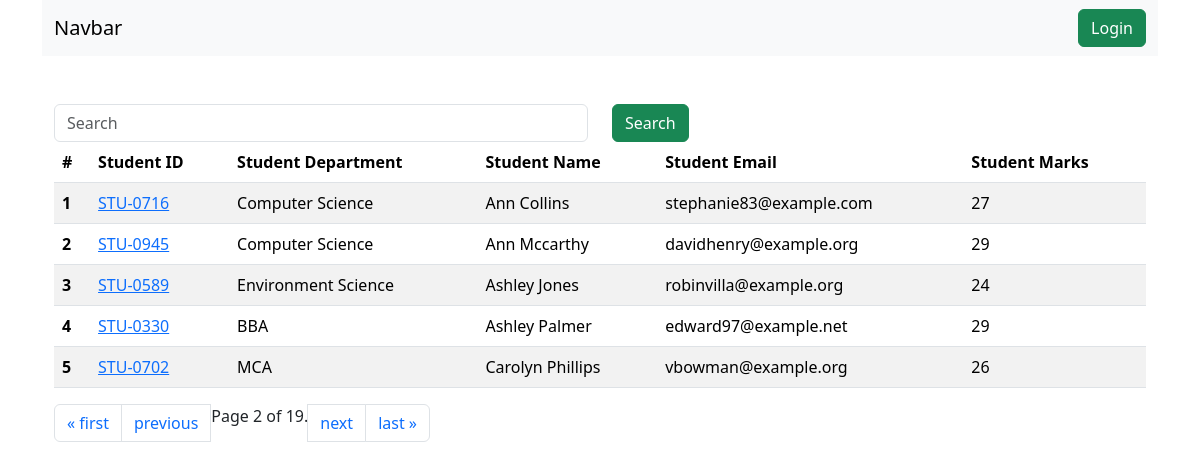
The app's page /student/?page=2 with its own data.
### vege/models.py (models this page shows, shortened)
class Student(models.Model):
  department = models.ForeignKey(Department, related_name='depart', on_delete=models.CASCADE)
  student_id = models.OneToOneField(StudentID, related_name='studentid', on_delete=models.CASCADE)
  student_name = models.CharField(max_length=100)
  student_email = models.EmailField(unique=True)
  student_age = models.IntegerField(default=18)
  student_address = models.TextField()
  is_deleted = models.BooleanField(default=False)
  objects = StudentManager()
  admin_objects = models.Manager()
  class Meta:
    ordering = ['student_name']
    verbose_name = "student"

class StudentID(models.Model):
  student_id = models.CharField(max_length=100)
  def __str__(self):
    return self.student_id

class Department(models.Model):
  department = models.CharField(max_length=100)
  class Meta:
    ordering = ['department']

### vege/views.py (the view, shortened to what this page needs)
# urls.py: path('student/', get_student, name='get_student'),
def get_student(request):
  queryset = Student.objects.all()
  paginator = Paginator(queryset, 5)  # Show 5 contacts per page.
  page_number = request.GET.get("page")
  page_obj = paginator.get_page(page_number)
  print(page_obj)
  return render(request, 'report/student.html', context={'queryset': page_obj})

### vege/models.py (called while the page is built)
  def get_queryset(self):
    return super().get_queryset().filter(is_deleted = False)

### vege/templates/report/student.html (shortened to what this page needs)
{% extends "base.html" %}
{% load static %}
{% block start %}
<div class="container mt-5">
  <form action="">
    <div class="row">
    <div class="col-md-6">
      <input class="form-control" name='search' type="text" placeholder="Search" >
    </div>
    <div class="col-md-6">
      <button class="btn btn-success">Search</button>
    </div>
  </div>
  </form>
  <table class="table table-striped">
    <thead>
      <tr>
        <th scope="col">#</th>
        <th scope="col">Student ID</th>
        <th scope="col">Student Department</th>
        <th scope="col">Student Name</th>
        <th scope="col">Student Email</th>
        <th scope="col">Student Marks</th>
      </tr>
    </thead>
    <tbody>
      {% for student in queryset %}
      <tr>
        <th scope="row">{{ forloop.counter }}</th>
        <td><a href="{% url "see_marks" student.student_id %}">{{student.student_id}}</a></td>
        <td>{{student.department.department}}</td>
        <td>{{student.student_name}}</td>
        <td>{{student.student_email}}</td>
        <td>{{student.student_age}}</td>
      </tr>
      {% endfor %}
    </tbody>
  </table>
  <nav aria-label="Page navigation example">
    <ul class="pagination">
        {% if queryset.has_previous %}
        <li class="page-item"><a class="page-link" href="?page=1">&laquo; first</a></li>
        <li class="page-item"><a class="page-link" href="?page={{ queryset.previous_page_number }}">previous</a></li>
        {% endif %}
        <span class="current">
            Page {{ queryset.number }} of {{ queryset.paginator.num_pages }}.
        </span>
        {% if queryset.has_next %}
        <li class="page-item"><a class="page-link" href="?page={{ queryset.next_page_number }}">next</a></li>
        <li class="page-item"><a class="page-link" href="?page={{ queryset.paginator.num_pages }}">last &raquo;</a></li>
        {% endif %}
</div>
{% endblock %}

### records on screen
Student: student_id "STU-0716", department.department "Computer Science", student_name "Ann Collins", student_email "stephanie83@example.com", student_age "27"
Student: student_id "STU-0945", department.department "Computer Science", student_name "Ann Mccarthy", student_email "davidhenry@example.org", student_age "29"
Student: student_id "STU-0589", department.department "Environment Science", student_name "Ashley Jones", student_email "robinvilla@example.org", student_age "24"
Student: student_id "STU-0330", department.department "BBA", student_name "Ashley Palmer", student_email "edward97@example.net", student_age "29"
Student: student_id "STU-0702", department.department "MCA", student_name "Carolyn Phillips", student_email "vbowman@example.org", student_age "26"

### other values on screen
{{ queryset.number }} "2"
{{ queryset.paginator.num_pages }} "19"
